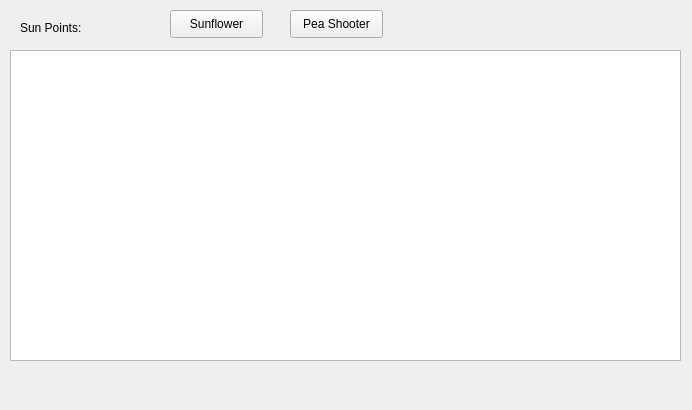
<?xml version="1.0" encoding="UTF-8"?>
<ui version="4.0">
 <class>mainGame</class>
 <widget class="QMainWindow" name="mainGame">
  <property name="geometry">
   <rect>
    <x>0</x>
    <y>0</y>
    <width>692</width>
    <height>410</height>
   </rect>
  </property>
  <property name="windowTitle">
   <string>Plants vs. Zombies</string>
  </property>
  <widget class="QWidget" name="centralwidget">
   <widget class="QGraphicsView" name="gameBoard">
    <property name="geometry">
     <rect>
      <x>10</x>
      <y>50</y>
      <width>671</width>
      <height>311</height>
     </rect>
    </property>
   </widget>
   <widget class="QPushButton" name="sunflowerBtn">
    <property name="geometry">
     <rect>
      <x>170</x>
      <y>10</y>
      <width>93</width>
      <height>28</height>
     </rect>
    </property>
    <property name="text">
     <string>Sunflower</string>
    </property>
   </widget>
   <widget class="QPushButton" name="peashooterBtn">
    <property name="geometry">
     <rect>
      <x>290</x>
      <y>10</y>
      <width>93</width>
      <height>28</height>
     </rect>
    </property>
    <property name="text">
     <string>Pea Shooter</string>
    </property>
   </widget>
   <widget class="QLabel" name="sunLbl">
    <property name="geometry">
     <rect>
      <x>20</x>
      <y>20</y>
      <width>111</width>
      <height>16</height>
     </rect>
    </property>
    <property name="text">
     <string>Sun Points: </string>
    </property>
   </widget>
  </widget>
  <widget class="QMenuBar" name="menubar">
   <property name="geometry">
    <rect>
     <x>0</x>
     <y>0</y>
     <width>692</width>
     <height>26</height>
    </rect>
   </property>
  </widget>
 </widget>
 <resources/>
 <connections/>
</ui>
